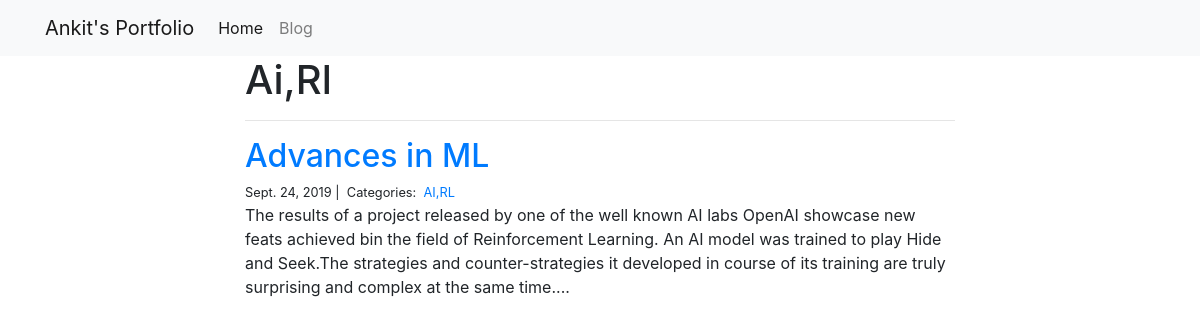
Screenshot of /blog/AI,RL/ with the database file from the repository.
### blog/models.py (models this page shows)
class Category(models.Model):
    name=models.CharField(max_length=20)

class Post(models.Model):
    title=models.CharField(max_length=255)
    body=models.TextField()
    created_on=models.DateTimeField(auto_now_add=True)
    last_modified=models.DateTimeField(auto_now=True)
    categories=models.ManyToManyField('Category',related_name='posts')

### blog/views.py (the view)
# urls.py: path("<category>/",views.blog_category,name="blog_category"),
def blog_category(request,category):
    posts=Post.objects.filter(
        categories__name__contains=category
        ).order_by(
            '-created_on'
            )
    context={
        "category":category,
        "posts":posts
        }
    return render(request,"blog_category.html",context)

### blog/templates/blog_category.html
{% extends "base.html" %}
{% block page_content %}
<div class="col-md-8 offset-md-2">
	<h1>{{ category | title }}</h1>
	<hr>
	{% for post in posts %}
	<h2><a href="{% url 'blog_detail' post.pk %}">{{ post.title }}</a></h2>
	<small>
		{{post.created_on.date}} |&nbsp;
		Categories:&nbsp;
		{% for category in post.categories.all %}
		<a href="{% url 'blog_category' category.name %}">{{ category.name }}</a>&nbsp;
		{% endfor %}
	</small>
	<p>{{ post.body | slice:":400"}}...</p>
	{% endfor %}
</div>
{% endblock %}

### rows the page displays
Category: name "Ai,Rl", name "AI,RL"
Post: title "Advances in ML", created_on "Sept. 24, 2019", body "The results of a project released by one of the well known AI labs OpenAI showcase new feats achieved bin the field of Reinforcement Learning. An AI model was trained to play Hide and Seek.The strategies and counter-strategies it developed in course of its training are truly surprising and complex at the same time."
